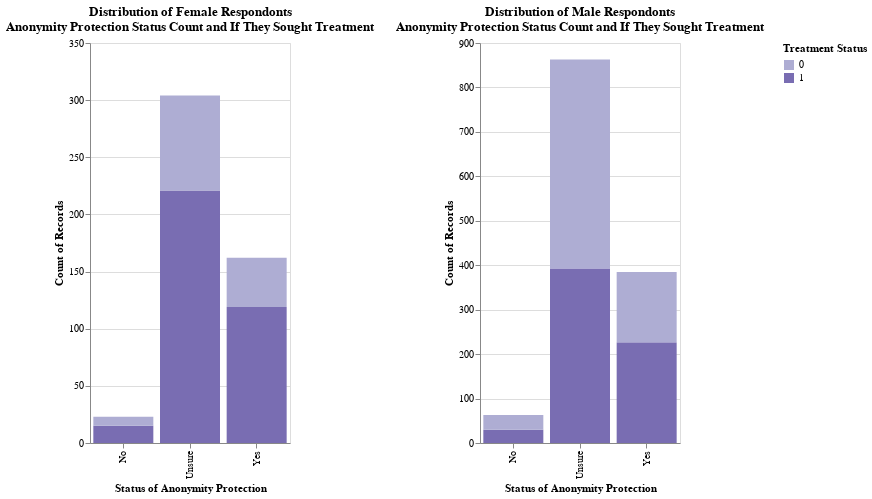

The notebook cell this image was saved under:
### Code cell
# Lets read in our csv
imp_df = pd.read_csv("oli-imp.csv")

women_df = imp_df[imp_df["gender"] == "Female"]
men_df = imp_df[imp_df["gender"] == "Male"]

# Lets create our visualization: a stacked bar chart

women_bar = alt.Chart(women_df).mark_bar().encode(
    alt.X("anonymity_protection:N", title = "Status of Anonymity Protection"),
    alt.Y("count():Q", title = "Count of Records"), 
    alt.Color("sought_treatment:N", title="Treatment Status", scale=alt.Scale(scheme="purples")),
    alt.Tooltip(["sought_treatment:N", "anonymity_protection:N", "count():Q"])
).properties(
    title = ["Distribution of Female Respondonts",
    "Anonymity Protection Status Count and If They Sought Treatment"],
    width = 200,
    height = 400
)

men_bar = alt.Chart(men_df).mark_bar().encode(
    alt.X("anonymity_protection:N", title = "Status of Anonymity Protection"),
    alt.Y("count():Q", title = "Count of Records"), 
    alt.Color("sought_treatment:N", title="Treatment Status", scale=alt.Scale(scheme="purples")),
    alt.Tooltip(["sought_treatment:N", "anonymity_protection:N", "count():Q"])
).properties(
    title = ["Distribution of Male Respondonts",
    "Anonymity Protection Status Count and If They Sought Treatment"],
    width = 200,
    height = 400
)

women_bar | men_bar

### Figure 1 — Vega-Lite specification as saved in the notebook (floating-point values rounded to 4 significant figures; data arrays with more than 128 entries replaced by an {"elided": "..."} marker saying what was removed)
{"config": {"view": {"continuousWidth": 300, "continuousHeight": 300}}, "hconcat": [{"data": {"name": "data-b10009ad1da46e6ac7e02798af5acffd"}, "mark": {"type": "bar"}, "encoding": {"color": {"field": "sought_treatment", "scale": {"scheme": "purples"}, "title": "Treatment Status", "type": "nominal"}, "tooltip": [{"field": "sought_treatment", "type": "nominal"}, {"field": "anonymity_protection", "type": "nominal"}, {"aggregate": "count", "type": "quantitative"}], "x": {"field": "anonymity_protection", "title": "Status of Anonymity Protection", "type": "nominal"}, "y": {"aggregate": "count", "title": "Count of Records", "type": "quantitative"}}, "height": 400, "title": ["Distribution of Female Respondonts", "Anonymity Protection Status Count and If They Sought Treatment"], "width": 200}, {"data": {"name": "data-ab0ee7c0592877bb557e9dd5e90a5154"}, "mark": {"type": "bar"}, "encoding": {"color": {"field": "sought_treatment", "scale": {"scheme": "purples"}, "title": "Treatment Status", "type": "nominal"}, "tooltip": [{"field": "sought_treatment", "type": "nominal"}, {"field": "anonymity_protection", "type": "nominal"}, {"aggregate": "count", "type": "quantitative"}], "x": {"field": "anonymity_protection", "title": "Status of Anonymity Protection", "type": "nominal"}, "y": {"aggregate": "count", "title": "Count of Records", "type": "quantitative"}}, "height": 400, "title": ["Distribution of Male Respondonts", "Anonymity Protection Status Count and If They Sought Treatment"], "width": 200}], "$schema": "https://vega.github.io/schema/vega-lite/v5.20.1.json", "datasets": {"data-b10009ad1da46e6ac7e02798af5acffd": {"elided": "489 records"}, "data-ab0ee7c0592877bb557e9dd5e90a5154": {"elided": "1311 records"}}}
